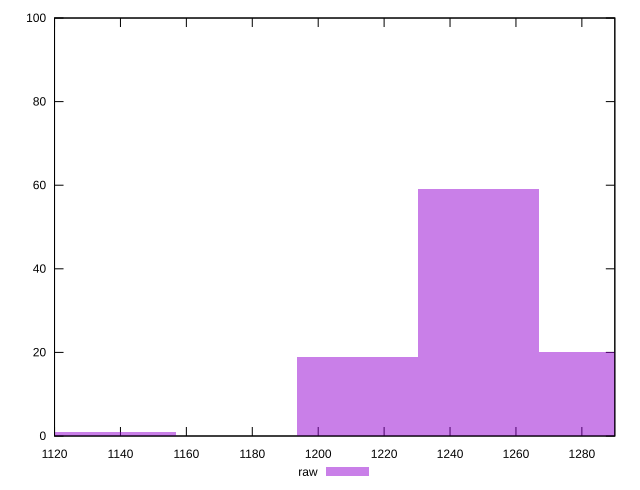

This chart was generated by the following gnuplot code:
reset

$raw <<EOF
1285.4472562329022 20
1248.720191769105 59
1211.9931273053078 19
1138.5389983777134 1
1101.8119339139162 1
EOF

set key outside below
set boxwidth 36.727064463797205
set xrange [1120:1290]
set yrange [0:100]
set trange [0:100]
set style fill transparent solid 0.5 noborder
set terminal svg size 640, 490 enhanced background rgb 'white'
set output "reports/report_00031_2021-02-24T23-18-18.084Z/uses-http2/samples/agenda/raw/histogram.svg"

plot $raw title "raw" with boxes

reset
